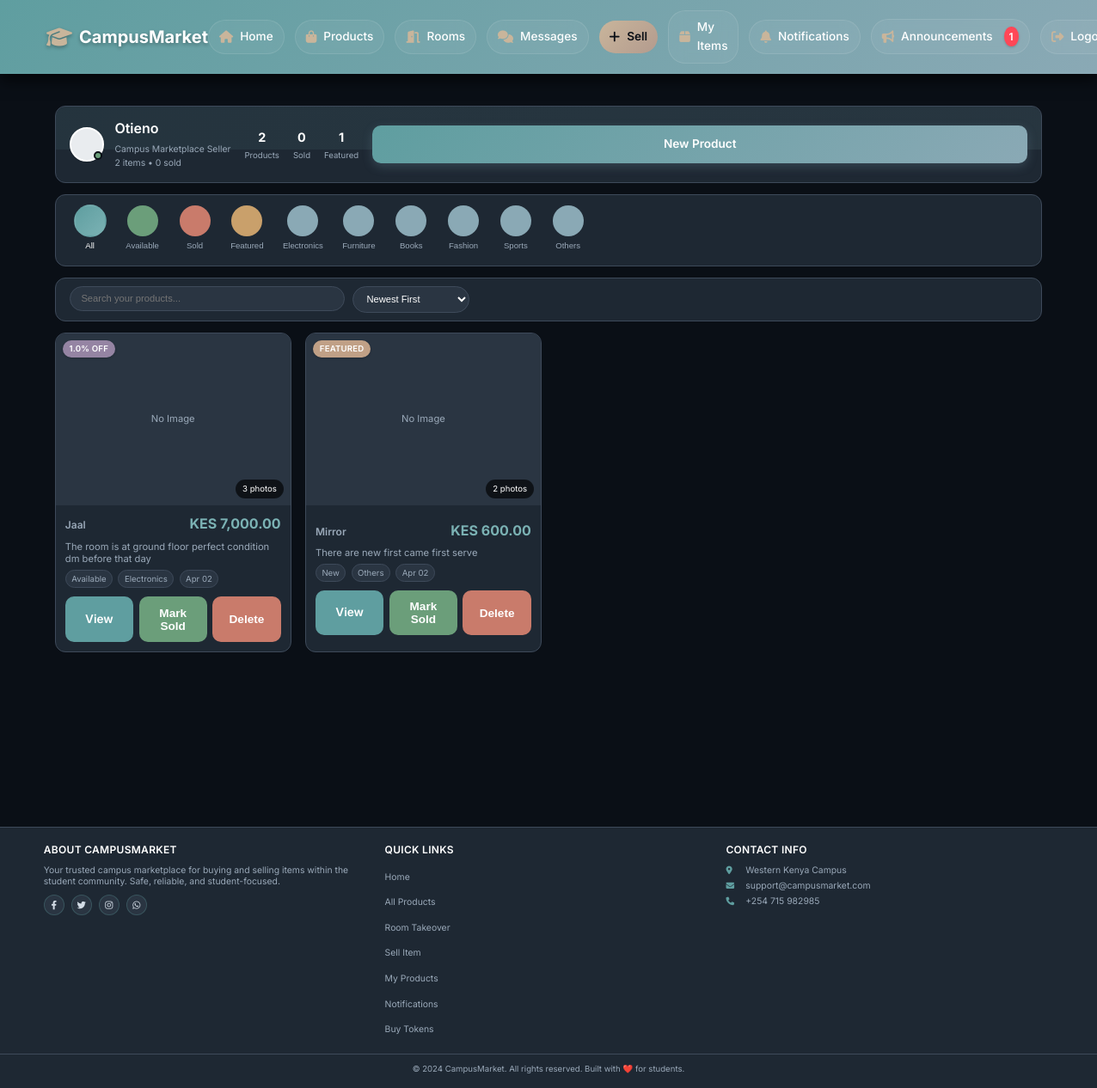
Screenshot of /my-products (signed in) with the database file from the repository.
### app/models.py (models this page shows, shortened)
class User(UserMixin, db.Model):
    __tablename__ = 'users'
    id = db.Column(db.Integer, primary_key=True)
    username = db.Column(db.String(80), unique=True, nullable=False)
    email = db.Column(db.String(120), unique=True, nullable=False)
    password_hash = db.Column(db.String(128))
    phone = db.Column(db.String(20))
    created_at = db.Column(db.DateTime, default=datetime.utcnow)
    google_id = db.Column(db.String(100), unique=True, nullable=True)
    profile_picture = db.Column(db.String(500), nullable=True)
    products = db.relationship('Product',
        foreign_keys='Product.seller_id',
        back_populates='seller',
        lazy=True
    )
    payments = db.relationship('Payment',
        back_populates='payment_user',
        lazy=True
    )
    phone_number = db.Column(db.String(20))
    campus_location = db.Column(db.String(100))
    hostel_name = db.Column(db.String(100))
    hostel_room = db.Column(db.String(20))
    whatsapp_number = db.Column(db.String(20))
    show_contact_details = db.Column(db.Boolean, default=True)
    contact_preference = db.Column(db.String(20), default='whatsapp')
    is_admin = db.Column(db.Boolean, default=False)
    conversations_as_buyer = db.relationship('Chat',
        foreign_keys='Chat.buyer_id',
        back_populates='buyer',
        lazy=True,
        cascade='all, delete-orphan'
    )
    conversations_as_seller = db.relationship('Chat',
        foreign_keys='Chat.seller_id',
        back_populates='seller',
        lazy=True,
        cascade='all, delete-orphan'
    )
    sent_messages = db.relationship('Message',
        foreign_keys='Message.sender_id',
        back_populates='sender',
        lazy=True,
        cascade='all, delete-orphan'
    )
    sent_offers = db.relationship('Offer',
        foreign_keys='Offer.buyer_id',
        back_populates='offer_buyer',
        lazy=True
    )
    received_offers = db.relationship('Offer',
        foreign_keys='Offer.seller_id',
        back_populates='offer_seller',
        lazy=True
    )

class Category(db.Model):
    __tablename__ = 'categories'
    id = db.Column(db.Integer, primary_key=True)
    name = db.Column(db.String(100), nullable=False)
    description = db.Column(db.Text)
    products = db.relationship('Product', back_populates='category', lazy=True)

class Product(db.Model):
    __tablename__ = 'products'
    id = db.Column(db.Integer, primary_key=True)
    title = db.Column(db.String(100), nullable=False)
    description = db.Column(db.Text)
    price = db.Column(db.Float, nullable=False)
    condition = db.Column(db.String(20))
    contact_info = db.Column(db.Text)
    is_fast_moving = db.Column(db.Boolean, default=False)
    is_active = db.Column(db.Boolean, default=True)
    is_sold = db.Column(db.Boolean, default=False)
    Token = db.Column(db.Float, nullable=False)
    category_id = db.Column(db.Integer, db.ForeignKey('categories.id'), nullable=False)
    seller_id = db.Column(db.Integer, db.ForeignKey('users.id'), nullable=False)
    image_group_id = db.Column(db.Integer, db.ForeignKey('product_image_groups.id'), nullable=True)
    created_at = db.Column(db.DateTime, default=datetime.utcnow)
    updated_at = db.Column(db.DateTime, default=datetime.utcnow, onupdate=datetime.utcnow)
    hostel_name = db.Column(db.String(100), nullable=False, default='')
    location = db.Column(db.String(100), nullable=False, default='')
    leave_date = db.Column(db.DateTime, nullable=False, default=datetime.utcnow)
    room_type = db.Column(db.String(20), default='single')
    deposit = db.Column(db.Float, default=0)
    commission_percentage = db.Column(db.Float, default=0)
    is_commission_listing = db.Column(db.Boolean, default=False)
    status = db.Column(db.String(20), default='available')
    agreement_user_id = db.Column(db.Integer, db.ForeignKey('users.id'), nullable=True)
    agreement_expires_at = db.Column(db.DateTime, nullable=True)
    booked_at = db.Column(db.DateTime, nullable=True)
    total_unlocks = db.Column(db.Integer, default=0)
    last_interest_update = db.Column(db.DateTime, default=datetime.utcnow)
    payments = db.relationship('Payment', back_populates='product', lazy=True, cascade="all, delete-orphan")
    chats = db.relationship('Chat', back_populates='product', lazy=True, cascade='all, delete-orphan')
    offers = db.relationship('Offer', back_populates='product', lazy=True, cascade='all, delete-orphan')
    agreement_user = db.relationship('User', foreign_keys=[agreement_user_id])
    category = db.relationship('Category', back_populates='products')
    seller = db.relationship('User', foreign_keys=[seller_id], back_populates='products')
    image_group = db.relationship('ProductImageGroup', back_populates='product')
    @property
    def image(self):
        if self.image_group and self.image_group.images:
            return self.image_group.images[0].filename
        return None
    @property
    def images(self):
        if self.image_group:
            return self.image_group.images
        return []

### app/products/routes.py (the view)
@products_bp.route('/my-products')
@cache.cached(timeout=60)
@login_required
def my_products_list():
    products = Product.query.filter_by(seller_id=current_user.id).order_by(Product.created_at.desc()).all()
    categories = Category.query.all()
    return render_template('products/my_products.html', products=products, categories=categories)

### app/templates/products/my_products.html (shortened to what this page needs)
{% extends "base.html" %}
{% block content %}
<div class="my-products-container">
    <div class="profile-header">
        <div class="header-background"></div>
        <div class="header-content">
            <div class="profile-main">
                <div class="profile-avatar">
                    <div class="avatar-circle"></div>
                    <div class="online-indicator"></div>
                </div>
                <div class="profile-details">
                    <h1 class="profile-name">{{ current_user.username }}</h1>
                    <div class="profile-bio">
                        <p>Campus Marketplace Seller</p>
                        <p>{{ products|length }} items • {{ products|selectattr('is_sold')|list|length }} sold</p>
                    </div>
                </div>
            </div>
            <div class="profile-stats">
                <div class="stat">
                    <span class="stat-number">{{ products|length }}</span>
                    <span class="stat-label">Products</span>
                </div>
                <div class="stat">
                    <span class="stat-number">{{ products|selectattr('is_sold')|list|length }}</span>
                    <span class="stat-label">Sold</span>
                </div>
                <div class="stat">
                    <span class="stat-number">{{ products|selectattr('is_fast_moving')|list|length }}</span>
                    <span class="stat-label">Featured</span>
                </div>
            </div>
            <a href="{{ url_for('products.create_product') }}" class="btn btn-primary add-product-btn">
                New Product
            </a>
        </div>
    </div>
    <div class="filter-tabs">
        <div class="filter-scroll">
            <button class="filter-btn active" data-filter="all">
                <div class="filter-circle all-circle"></div>
                <span>All</span>
            </button>
            <button class="filter-btn" data-filter="available">
                <div class="filter-circle available-circle"></div>
                <span>Available</span>
            </button>
            <button class="filter-btn" data-filter="sold">
                <div class="filter-circle sold-circle"></div>
                <span>Sold</span>
            </button>
            <button class="filter-btn" data-filter="featured">
                <div class="filter-circle featured-circle"></div>
                <span>Featured</span>
            </button>
            {% for category in categories %}
            <button class="filter-btn" data-filter="{{ category.name }}">
                <div class="filter-circle category-circle"></div>
                <span>{{ category.name }}</span>
            </button>
            {% endfor %}
        </div>
    </div>
    <div class="search-sort-bar">
        <div class="search-container">
            <input type="text" id="searchInput" placeholder="Search your products...">
        </div>
        <div class="sort-container">
            <select id="sortSelect" class="sort-select">
                <option value="newest">Newest First</option>
            </select>
        </div>
    </div>
    <div class="products-section">
        {% if products %}
            <div class="products-grid" id="productsGrid">
                {% for product in products %}
                    <div class="product-card"
                         data-status="{{ 'sold' if product.is_sold else 'available' }}"
                         data-category="{{ product.category.name if product.category else 'Other' }}"
                         data-featured="{{ 'true' if product.is_fast_moving else 'false' }}"
                         data-name="{{ product.title.lower() }}"
                         data-price="{{ product.price }}"
                         data-date="{{ product.created_at.timestamp() }}"
                         data-product-id="{{ product.id }}">
                        <div class="product-image-section" onclick="openImageGallery({{ product.id }}, [
                            {% if product.image %}
                                '{{ url_for('static', filename='uploads/product_images/' + product.image) }}'
                                {% if product.images %}
                                    {% for img in product.images %}
                                        , '{{ url_for('static', filename='uploads/product_images/' + img.filename) }}'
                                    {% endfor %}
                                {% endif %}
                            {% endif %}
                        ])">
                            <div class="product-image-placeholder {% if product.image %}hidden{% endif %}">
                                <span>No Image</span>
                            </div>
                            <div class="product-badges">
                                {% if product.is_sold %}
                                <div class="badge sold">
                                    <span>Sold on {{ product.updated_at.strftime('%b %d, %Y') if product.updated_at else product.created_at.strftime('%b %d, %Y') }}</span>
                                </div>
                                {% elif product.is_fast_moving %}
                                <div class="badge featured">
                                    <span>Featured</span>
                                </div>
                                {% endif %}
                                {% if product.Token and product.Token > 0 %}
                                <div class="badge discount">
                                    <span>{{ product.Token }}% OFF</span>
                                </div>
                                {% endif %}
                            </div>
                            {% if product.images %}
                            <div class="multiple-images-indicator">
                                <span>{{ product.images|length }} photos</span>
                            </div>
                            {% endif %}
                        </div>
                        <div class="product-content">
                            <div class="product-header">
                                <h3 class="product-title">{{ product.title }}</h3>
                                <div class="product-price">KES {{ "{:,.2f}".format(product.price) }}</div>
                            </div>
                            <p class="product-description">
                                {{ product.description[:120] }}{% if product.description|length > 120 %}...{% endif %}
                            </p>
                            <div class="product-meta">
                                <span class="meta-item">{{ product.condition|replace('_', ' ')|title }}</span>
                                <span class="meta-item">{{ product.category.name if product.category else 'General' }}</span>
                                <span class="meta-item">{{ product.created_at.strftime('%b %d') }}</span>
                            </div>
                            <div class="product-actions">
                                <a href="{{ url_for('products.view_product', product_id=product.id) }}" class="btn btn-view">View</a>
                                {% if not product.is_sold %}
                                <button class="btn btn-mark-sold" onclick="markAsSold({{ product.id }})">Mark Sold</button>
                                {% endif %}
                                <button class="btn btn-delete" onclick="deleteProduct({{ product.id }})">Delete</button>
                            </div>
                        </div>
                    </div>
                {% endfor %}
            </div>
        {% endif %}
    </div>
</div>
{% endblock %}

### rows the page displays
User: username "Otieno"
Category: name "Electronics"
Category: name "Furniture"
Category: name "Books"
Category: name "Fashion"
Category: name "Sports"
Category: name "Others"
Product: Token "1.0", images|length "3", title "Jaal", price "7,000.00", description "The room is at ground floor perfect condition dm before that day", condition "Available", category "Electronics", created_at "Apr 02"
Product: is_sold "FEATURED", images|length "2", title "Mirror", price "600.00", description "There are new first came first serve", condition "New", category "Others", created_at "Apr 02"

### other values shown
{{ announcement_count }} "1"
{{ products|length }} "2"
{{ products|selectattr('is_sold')|list|length }} "0"
{{ products|selectattr('is_fast_moving')|list|length }} "1"
